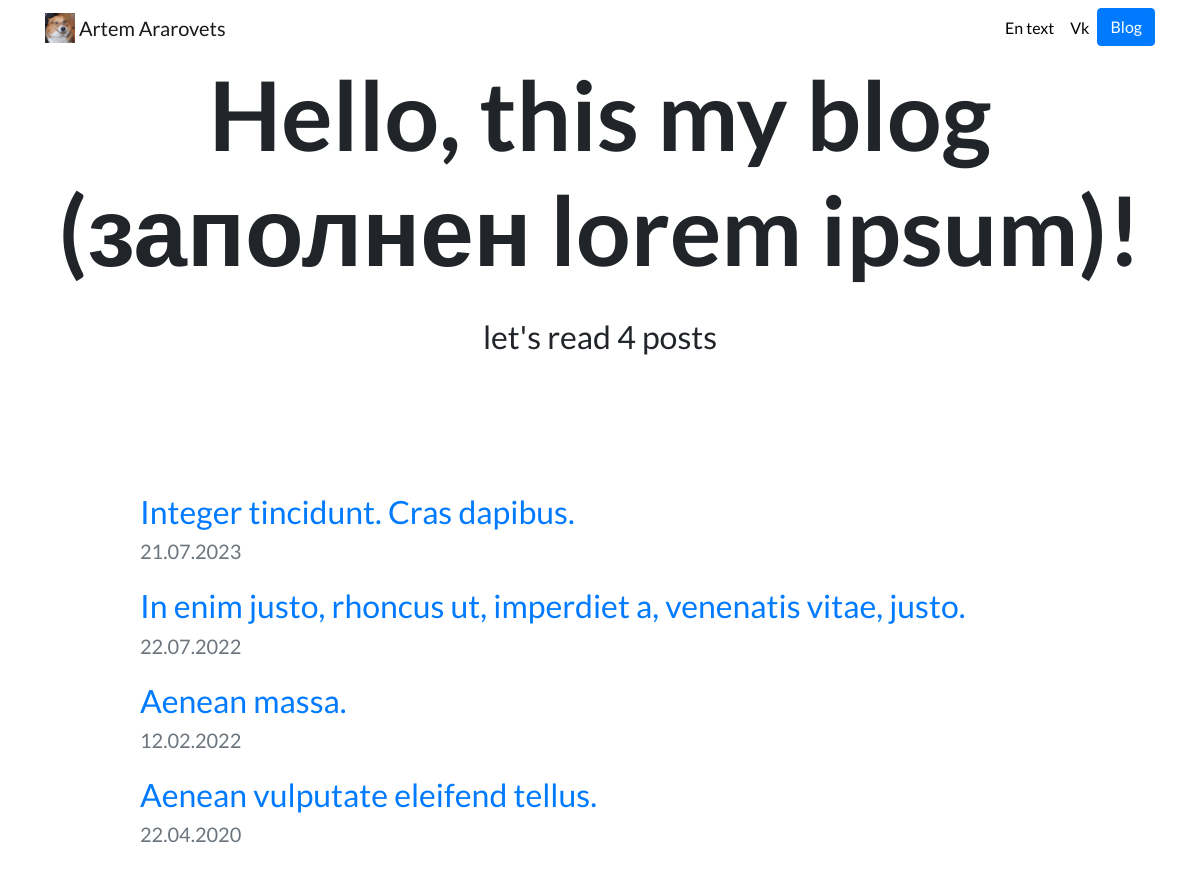
Screenshot of /blog/ with the database file from the repository.
### blog/models.py (models this page shows, shortened)
class BlogPost(models.Model):
	title = models.CharField(max_length=200)
	date = models.DateField()
	descriprion = models.TextField()

### blog/views.py (the view)
# urls.py: path('', views.blog_home, name='blog_home'),
def blog_home(request):
	blog_posts = BlogPost.objects.order_by('-date')
	return render(request, 'blog_home.html', {"blog_posts": blog_posts})

### blog/templates/blog_home.html (shortened to what this page needs)
{% extends 'base.html' %}
{% block content %}
  	<h1 id="blogtitle" class="font-weight-bold text-center">Hello, this my blog (заполнен lorem ipsum)!</h1>
	<br>
	<h2 class="text-center mb-5">let's read {{ blog_posts.count }} post{{ blog_posts.count|pluralize }}</h2>
	<br>
	<br>
	<br>
	{% for post in blog_posts %}
	<div class="row justify-content-center my-3">
	  <div class="col-md-10">
	    <a href="{% url 'blog:detail' post.id %}">
	      <h2>{{ post.title }}</h2>
	    </a>
	    <h5 class="text-muted">{{ post.date|date:'d.m.Y' }}</h5>
	  </div>
	</div>
	{% endfor %}
{% endblock %}

### portfolio/static/custom.css (style rules this page uses)
body { font-family: 'Lato', sans-serif; }
#blogtitle { font-size: 6rem; }

### rows the page displays
BlogPost: title "Integer tincidunt. Cras dapibus.", date "21.07.2023"
BlogPost: title "In enim justo, rhoncus ut, imperdiet a, venenatis vitae, justo.", date "22.07.2022"
BlogPost: title "Aenean massa.", date "12.02.2022"
BlogPost: title "Aenean vulputate eleifend tellus.", date "22.04.2020"

### other values shown
{{ blog_posts.count }} "4"
